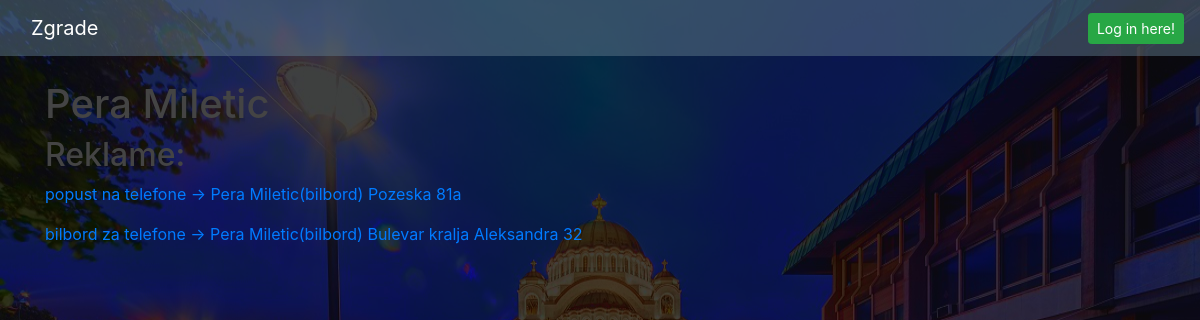
The page /oglasivac/1/ on the database its author committed.
### blog/models.py (models this page shows)
class Oglasivac(models.Model):
    user = models.OneToOneField(User, on_delete= models.CASCADE)
    imePrezime = models.CharField(max_length=255)
    tipOglasavanja = models.CharField(max_length=255)
    reklamaOglasivaca = models.ManyToManyField(Zgrada, through='Reklama')
    dugovanje = models.IntegerField(default = 0, verbose_name='dugovanje (rsd)')
    def __str__(self):
        return self.imePrezime + '(' + self.tipOglasavanja + ')'

class Reklama(models.Model):
    oglasivac = models.ForeignKey(Oglasivac, on_delete=models.CASCADE, related_name='reklame')
    zgrada = models.ForeignKey(Zgrada, on_delete= models.CASCADE, related_name='reklame')
    ime = models.CharField(max_length=255)
    mesecniIznos = models.IntegerField()
    racunReklam = models.ManyToManyField(Period, through='RacunReklama')
    def __str__(self):
        return self.ime + ' -> ' + str(self.oglasivac) + ' ' + str(self.zgrada)

class Zgrada(models.Model):
    ulica = models.CharField(max_length=255)
    broj = models.CharField(max_length=255)
    def __str__(self):
        return self.ulica + ' ' + self.broj

### blog/views.py (the view)
# urls.py: path('oglasivac/<int:pk>/', OglasivacDetailView.as_view(), name='oglasivac-detail'),
class OglasivacDetailView(DetailView):
    model = Oglasivac

### blog/templates/blog/oglasivac_detail.html
{% extends "blog/base.html" %}
{% block content %}
    <h1>{{oglasivac.imePrezime}} </h1>
    <div>
        <h2>Reklame:</h2>
        {% for reklama in oglasivac.reklame.all %}
                <p><a class="mr-2" href="{% url 'reklama-detail' reklama.id %}">{{ reklama }}</a></p>
        {% endfor %}
    </div>
{% endblock content %}

### blog/static/blog/main.css (style rules this page uses)
body { background: #fafafa; color: #b25454; margin-top: 5rem; }
h1, h2, h3, h5, h6 { color: #444444; }

### blog/templates/blog/base.html (style rules this page uses)
body { background-color: rgba(40, 0, 0, 0.79) !important; background-image: url("../../static/blog/beograd.jpg"); background-repeat: repeat-y; height:800px; background-size: 100% 100%; background-blend-mode: color; }

### rows shown on the page
Oglasivac: imePrezime "Pera Miletic"
Reklama: ime+oglasivac+zgrada "popust na telefone -> Pera Miletic(bilbord) Pozeska 81a"
Reklama: ime+oglasivac+zgrada "bilbord za telefone -> Pera Miletic(bilbord) Bulevar kralja Aleksandra 32"
